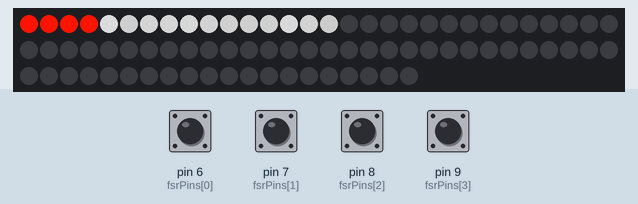
Bench run of a sketch on a simulated Arduino Uno, built with avr-gcc and run on an emulated ATmega328P. Shown: 80 RGB LEDs in strip order, left to right, continuing on the next row. The test bench sets the inputs (shaded band); at power-on: pin 6 (fsrPins[0]), pin 7 (fsrPins[1]), pin 8 (fsrPins[2]), pin 9 (fsrPins[3]) HIGH. Random numbers use the default seed unless the sketch sets one; what the sketch prints to the serial monitor is not drawn.

Above: at 1.27 s.

The sketch:

floortile.ino
```cpp
#include <Adafruit_NeoPixel.h>

#define PIN 5
#define NUMPIXELS 16
#define NUMSWITCHES 4

int score = 0;

int fsrPins[NUMSWITCHES] = {6,7,8,9};

// ranges from 0 to 4, for each tile
int lavaTile = 0;
int nextLavaTile = 0;


#define LAVA_TIME 5 // time in seconds that the tile is red for
#define WARNING_TIME 3 // time in seconds that flickers

int lavaTime = 3; // in seconds

bool whiteOn = true;

Adafruit_NeoPixel strip = Adafruit_NeoPixel(80, PIN, NEO_GRB + NEO_KHZ800);

int colorArray[][3] = { {255,20,0},    //red
                        {0,204 ,0}, //green
                        {128,0,255}, //purple
                        {255,255,0}, //yellow
                        {0,191,255}, //cyan
                        {255,128,0}, //orange
                        {0,0,255}, //blue
                        {255,0,255}, //magenta
                        {102,51,0}, //brown??????
                        {127,127,127}, //white
                        {127,127,200}, //white/blue
                        {255,129,129}, //white/red
                        {255,255,80}, //white/yellow
                        {80,255,80}, //white/green
                        {255,80,255}, //dummy color
                        {127,127,200}, //dummy
                        {255,129,129}, //dummy
                        {255,255,80}, //dummy
                        {80,255,80}, //dummy color
                        {80,255,80}}; //dummy color

void setup() {
  // put your setup code here, to run once:
  for (int i = 0; i<(sizeof(fsrPins)/sizeof(int)); i++){
    pinMode(fsrPins[i],INPUT_PULLUP);
  }
  Serial.begin(9600);


  strip.begin();
  strip.show(); // Initialize all pixels to 'off'

  nextLavaTile = random(0, 4); // four tiles


    // INITIALIZE TIMER INTERRUPTS
  cli(); // disable global interrupts

  TCCR1A = 0; // set entire TCCR1A register to 0
  TCCR1B = 0; // same for TCCR1B

  OCR1A = 15624; // set compare match register to desired timer count. 16 MHz with 1024 prescaler = 15624 counts/s

  // Bit: 7,6,5,4,3,2,1,0
  // WGM12: 3, CS10: 1, CS12: 2
  TCCR1B |= (1 << WGM12); // turn on CTC mode. clear timer on compare match

  TCCR1B |= (1 << CS10); // Set CS10 and CS12 bits for 1024 prescaler
  TCCR1B |= (1 << CS12);

  TIMSK1 |= (1 << OCIE1A); // enable timer compare interrupt

  sei(); // enable global interrupts

}


void loop() {
  // put your main code here, to run repeatedly:
  int state = 0;

  int switchStates[NUMSWITCHES];
  switchRead(switchStates); // updates the flags

  flicker(switchStates); // sets the colours
  delay(50);
}


//returns array based on which inputs are set to high
void switchRead(int switchStates[]){
  for (int i = 0; i<(sizeof(fsrPins)/sizeof(int)); i++){
    if(digitalRead(fsrPins[i]) == LOW){
      switchStates[i] = 1;
    }
    else {
      switchStates[i] = 0;
    }
  }
}

void updateLava(){


}


// every three seconds, update the current lavaTile and the next lavaTile

ISR(TIMER1_COMPA_vect) //is this every 1 second???
{

    // make the next laval tile flicker
   if (lavaTime == 2){
      // start flicking
   }else if (lavaTime <= 0){
      // turn them white

      int copyNextLavaTile = nextLavaTile;

      nextLavaTile = random(0,4);      // change the location of the next lava
      while(nextLavaTile == lavaTile){
        nextLavaTile = random(0,4);
      }

      lavaTile = copyNextLavaTile;
      lavaTime = LAVA_TIME;

    }

    lavaTime--;
}


void flicker(int switchStates[]){
    int R = 0;
    int G = 0;
    int B = 0;
    int noise = 0 ;
    int updateNumber = 0;
    int tileIndex = 0;
    int colorNum = 0;


    for (uint16_t i = 0; i < NUMPIXELS; i = i +1){

      //Serial.println(i);
      noise = random (-20,20);
      updateNumber  = random(0,100);
      tileIndex = i/4;

      // assign colour according to switch state
      if (switchStates[tileIndex] == 0){
        colorNum = 9; // white when not stpped on
      }
      else if (switchStates[tileIndex] == 1)
      {

        // test if lava has been stepped on
        if (tileIndex == lavaTile){
          Serial.println("You stepped on lava");
        }
        colorNum = 1; // green when stepped on
      }

      //clamping values for RGB, if over 255 rolls over
      R = constrain(colorArray[colorNum][0]+noise,0,255);
      G = constrain(colorArray[colorNum][1]+noise,0,255);
      B = constrain(colorArray[colorNum][2]+noise,0,255);

      //random chance for updating,increases flicker
      if (updateNumber >= 8){
        strip.setPixelColor(i,strip.Color(R,G,B));


        // update the current lava pixels;
        if ( i >= 4*lavaTile && i < 4*lavaTile + 4){
          strip.setPixelColor(i, strip.Color(250,20,0));
        }
         // leave the pixels be in the nextLavaTiles
      }

        // make the pixels in the nextLavaTiles flicker, turn them all on or off
     if (updateNumber >= 95 && lavaTime <= WARNING_TIME){
        if (whiteOn){
          for (int j = 4*nextLavaTile; j < 4*nextLavaTile + 4; j++){
            strip.setPixelColor(j, strip.Color(255,20,0));
         }
          whiteOn = false;
        }else{
          for (int j = 4*nextLavaTile; j < 4*nextLavaTile + 4; j++){
            strip.setPixelColor(j, strip.Color(127,127,127));
          }
          whiteOn = true;
        }
     }


   }
  strip.show();
}
```
